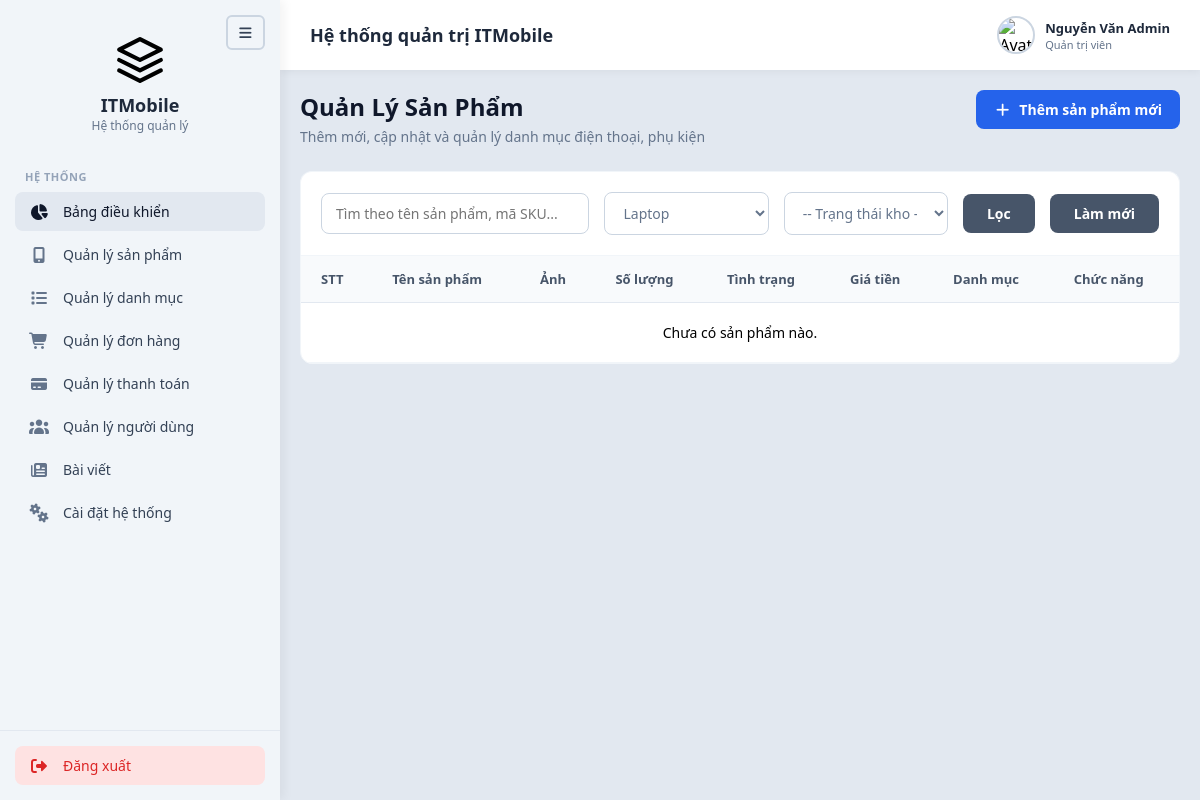
/Web_site/admin/danhsachsanpham.php?category=4, run on an earlier commit of the app's database.
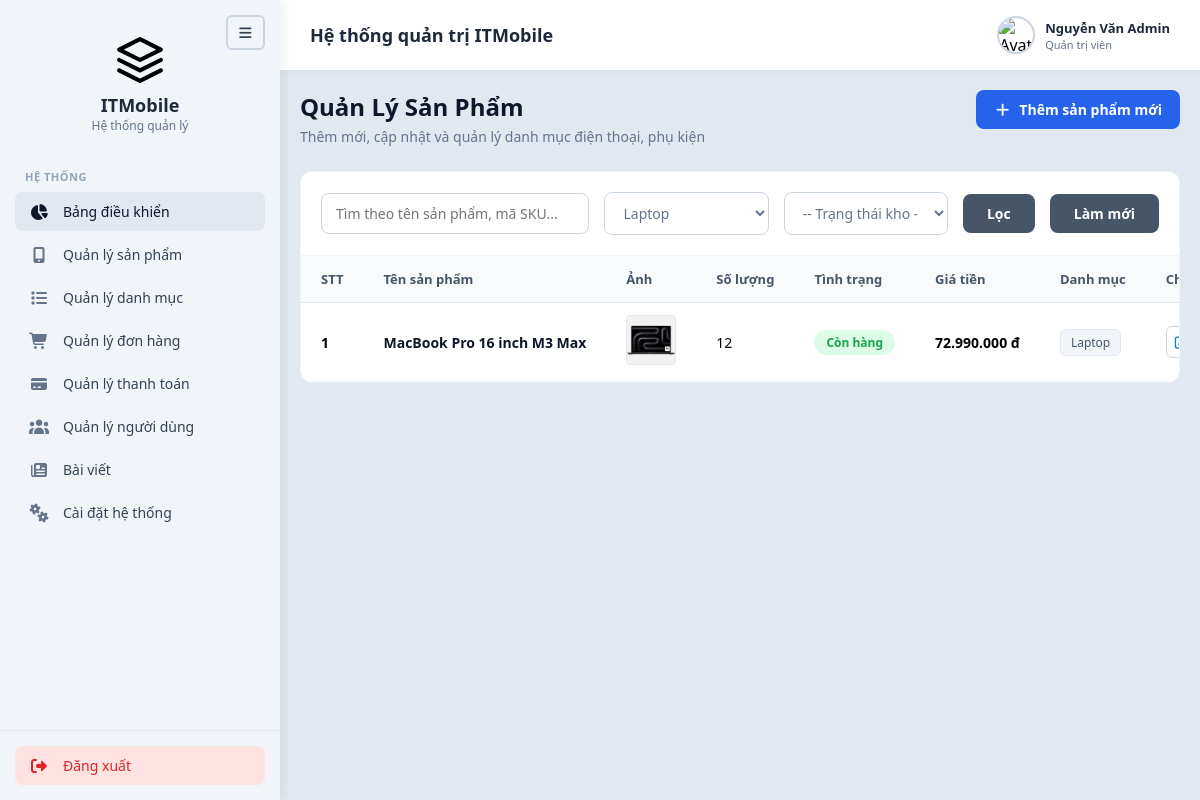
And on a later commit of the database.
### tables this page shows
CREATE TABLE products (
    id             INT AUTO_INCREMENT PRIMARY KEY,
    sku            VARCHAR(20)  NOT NULL UNIQUE,          
    category_id    INT NOT NULL,
    brand_id       INT NOT NULL,
    supplier_id    INT DEFAULT NULL,
    name           VARCHAR(200) NOT NULL,
    description    TEXT,
    price          DECIMAL(12,0) NOT NULL,                
    sale_price     DECIMAL(12,0) DEFAULT NULL,            
    cost_price     DECIMAL(12,0) DEFAULT 0,               
    stock          INT NOT NULL DEFAULT 0,                
    condition_text VARCHAR(50) DEFAULT 'Mới 100%',        
    image          VARCHAR(255),
    is_new         TINYINT(1) DEFAULT 0,                  
    is_featured    TINYINT(1) DEFAULT 0,                  
    is_bestseller  TINYINT(1) DEFAULT 0,                  
    status         TINYINT(1) DEFAULT 1,                  
    created_at     TIMESTAMP DEFAULT CURRENT_TIMESTAMP,
    updated_at     TIMESTAMP DEFAULT CURRENT_TIMESTAMP ON UPDATE CURRENT_TIMESTAMP,
    FOREIGN KEY (category_id) REFERENCES categories(id),
    FOREIGN KEY (brand_id)    REFERENCES brands(id),
    FOREIGN KEY (supplier_id) REFERENCES suppliers(id) ON DELETE SET NULL,
    INDEX idx_price (price),
    INDEX idx_name (name)
);

CREATE TABLE categories (
    id             INT AUTO_INCREMENT PRIMARY KEY,
    category_code  VARCHAR(20)  NOT NULL UNIQUE,          
    parent_id      INT DEFAULT NULL,
    name           VARCHAR(100) NOT NULL,
    slug           VARCHAR(100) NOT NULL UNIQUE,
    icon           VARCHAR(50),                           
    image          VARCHAR(255),                          
    description    TEXT,                                  
    sort_order     INT DEFAULT 0,
    status         TINYINT(1) DEFAULT 1,
    FOREIGN KEY (parent_id) REFERENCES categories(id) ON DELETE SET NULL
);

### Web_site/admin/xyly/xuly.php (called while the page is built, shortened)
<?php
class xuly extends csdltmdt
{
    public function xuatdulieu($sql)
    {
        $arr = array();
        $link = $this->connect();
        if ($link) {
            $result = $link->query($sql);
            if ($result && $result->num_rows > 0) {
                while ($row = $result->fetch_assoc()) {
                    $arr[] = $row;
                }
            }
        }
        return $arr;
    }
}

### Web_site/admin/danhsachsanpham.php (the view, shortened to what the changed rows need)
<?php
include("xyly/xuly.php");
$p = new xuly();
$cat_filter = isset($_GET['category']) ? trim($_GET['category']) : '';
$sql = "SELECT * FROM products WHERE 1=1";
if ($cat_filter !== '') {
    $sql .= " AND category_id = '$cat_filter'";
}
$sql .= " ORDER BY id DESC";
$sanpham = $p->xuatdulieu($sql);
include("includes/header.php");
include("includes/navbar.php");
?>
<main class="main-content">
    <div class="content-card">
        <div class="page-header">
            <div class="page-title">
                <h1>Quản Lý Sản Phẩm</h1>
            </div>
        </div>
        <div class="table-container">
            <table>
                <thead>
                    <tr>
                        <th>STT</th>
                        <th>Tên sản phẩm</th>
                        <th>Ảnh</th>
                        <th>Số lượng</th>
                        <th>Tình trạng</th>
                        <th>Giá tiền</th>
                        <th>Danh mục</th>
                        <th>Chức năng</th>
                    </tr>
                </thead>
                <tbody>
                    <?php
                    if (!empty($sanpham)) {
                        for ($i = 0; $i < count($sanpham); $i++) {
                            if ($sanpham[$i]['stock'] > 10) {
                                $statusClass = 'status-green';
                                $statusText = 'Còn hàng';
                            } elseif ($sanpham[$i]['stock'] > 0) {
                                $statusClass = 'status-yellow';
                                $statusText = 'Sắp hết';
                            } else {
                                $statusClass = 'status-red';
                                $statusText = 'Hết hàng';
                            }
                            $imageSrc = '../uploads/imagesanpham/' . $sanpham[$i]['image'];
                            $categoryId = $sanpham[$i]['category_id'];
                            $danhmuc = $p->xuatdulieu("select name from categories where id = '$categoryId'");
                            $categoryName = !empty($danhmuc) ? $danhmuc[0]['name'] : 'Khác';
                            $formattedPrice = number_format($sanpham[$i]['price'], 0, ',', '.') . ' đ';
                            echo '<tr>
                                <td><strong>' . ($i + 1) . '</strong></td>
                                <td><span style="font-weight: 600; color: #0f172a;">' . $sanpham[$i]['name'] . '</span></td>
                                <td><img src="' . $imageSrc . '" alt="Product Image" class="product-img" style="width: 50px; height: 50px; object-fit: cover; border-radius: 4px;"></td>
                                <td>' . $sanpham[$i]['stock'] . '</td>
                                <td><span class="badge-status ' . $statusClass . '">' . $statusText . '</span></td>
                                <td><strong>' . $formattedPrice . '</strong></td>
                                <td><span class="badge-category">' . $categoryName . '</span></td>
                                <td>
                                    <div class="action-buttons">
                                        <a href="' . BASE_URL . '/capnhatsp.php?id=' . $sanpham[$i]['id'] . '" class="btn-action btn-edit" title="Chỉnh sửa">
                                            <i class="fa-regular fa-pen-to-square"></i>
                                        </a>
                                        <button type="button" class="btn-action btn-delete nutxoa" title="Xóa" data-id="' . $sanpham[$i]['id'] . '" data-name="' . htmlspecialchars($sanpham[$i]['name']) . '">
                                            <i class="fa-regular fa-trash-can"></i>
                                        </button>
                                    </div>
                                </td>
                            </tr>';
                        }
                    } else {
                        echo '<tr><td colspan="8" style="text-align: center; padding: 20px;">Chưa có sản phẩm nào.</td></tr>';
                    }
                    ?>
                </tbody>
            </table>
        </div>
    </div>
</main>
<?php
include("includes/footer.php");
?>

What changed in the data, as far as the page shows it:
now on this page (row edited): products: name "MacBook Pro 16 inch M3 Max", image (picture), stock "12", stock "Còn hàng", price "72.990.000 đ", category.name "Laptop"
Also different on the page:
text no longer shown: "Chưa có sản phẩm nào."
